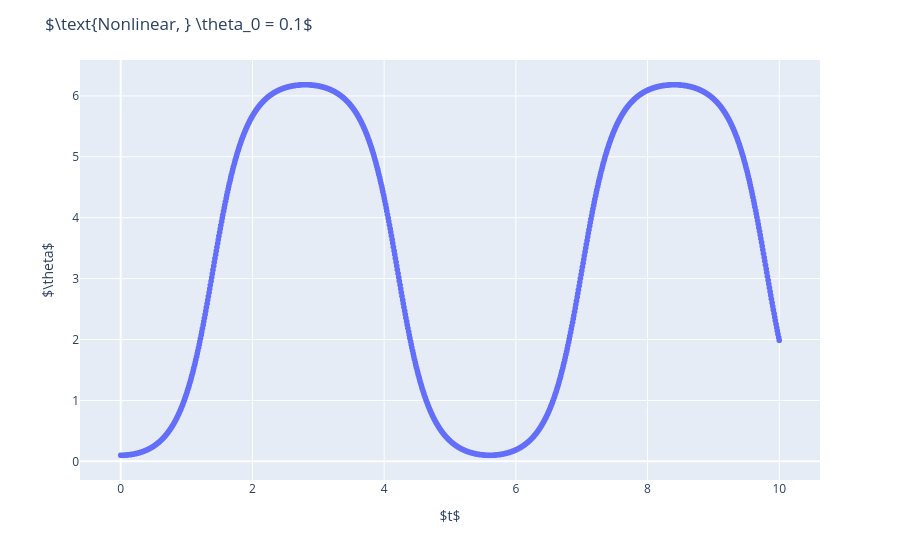

Notebook code for this chart:
### Code cell
# nearly maximal pendulum swinging
theta_0 = 0.1
solution = solve_ivp(eom_nonlinear, t_span=[0, 10], y0=[theta_0, 0, 0], max_step=0.01)
assert solution.success
fig = px.scatter(x=solution.t, y=solution.y[0])
fig.update_layout(
    title=rf"$\text{{Nonlinear, }} \theta_0 = {theta_0}$",
    xaxis_title=r"$t$",
    yaxis_title=r"$\theta$",
)

### Figure 1 — Plotly figure (JSON) as saved in the notebook; plotly's stock layout.template omitted (floating-point values rounded to 4 significant figures; data arrays with more than 128 entries replaced by an {"elided": "..."} marker saying what was removed)
{"data": [{"hovertemplate": "x=%{x}<br>y=%{y}<extra></extra>", "legendgroup": "", "marker": {"color": "#636efa", "symbol": "circle"}, "mode": "markers", "name": "", "showlegend": false, "type": "scattergl", "x": {"elided": "1002 float values"}, "xaxis": "x", "y": {"elided": "1002 float values"}, "yaxis": "y"}], "layout": {"legend": {"tracegroupgap": 0}, "margin": {"t": 60}, "title": {"text": "$\\text{Nonlinear, } \\theta_0 = 0.1$"}, "xaxis": {"anchor": "y", "domain": [0, 1], "title": {"text": "$t$"}}, "yaxis": {"anchor": "x", "domain": [0, 1], "title": {"text": "$\\theta$"}}}}
